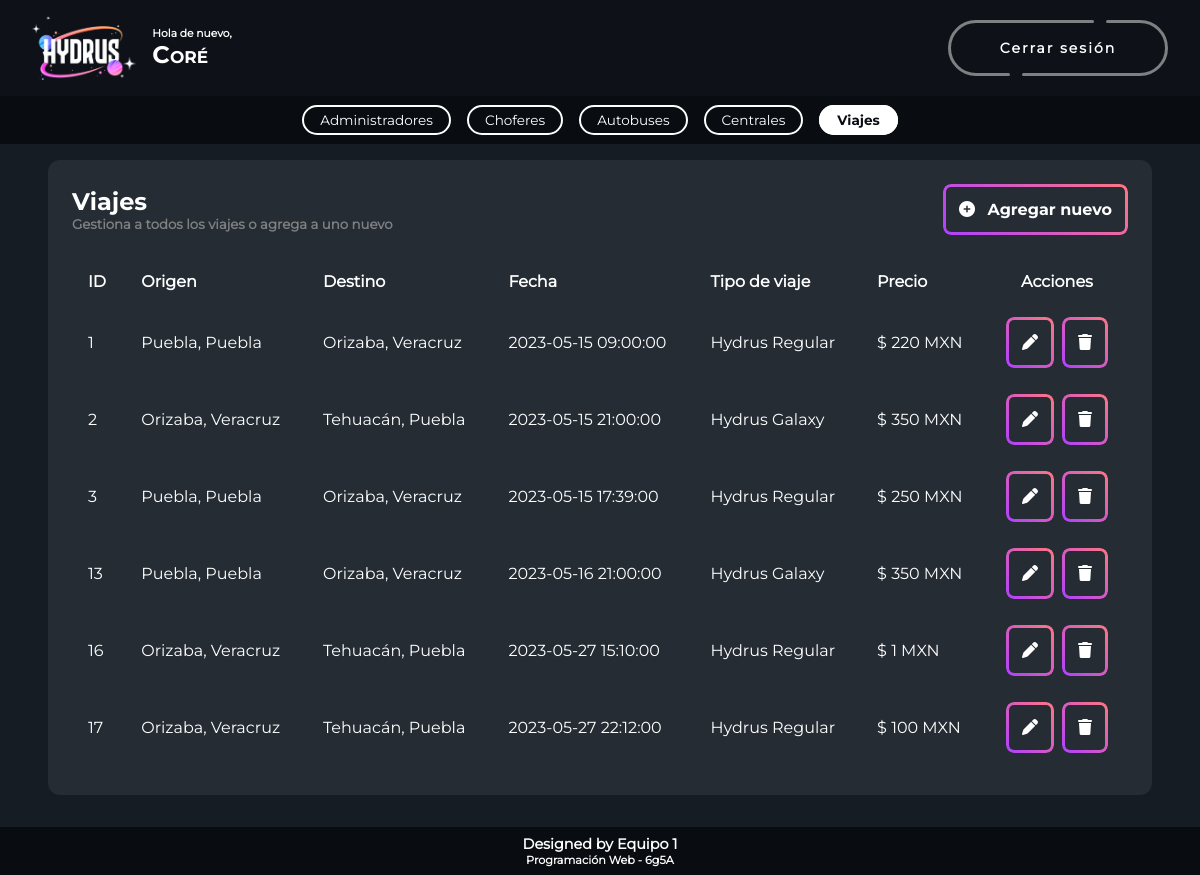
Screenshot of /menuViaje.php (signed in) with the database file from the repository.
### tables this page shows
CREATE TABLE `viaje` (
  `idviaje` int(11) NOT NULL,
  `origen` int(11) NOT NULL,
  `destino` int(11) NOT NULL,
  `idchofer` int(11) NOT NULL,
  `idautobus` int(11) NOT NULL,
  `salida` datetime NOT NULL,
  `llegada` datetime NOT NULL,
  `tipoviaje` varchar(1) NOT NULL,
  `precio` int(11) NOT NULL
);

CREATE TABLE `central` (
  `idcentral` int(11) NOT NULL,
  `estado` varchar(35) NOT NULL,
  `ciudad` varchar(35) NOT NULL,
  `calle` varchar(35) NOT NULL,
  `colonia` varchar(35) NOT NULL,
  `noedificio` varchar(6) NOT NULL,
  `cp` varchar(5) NOT NULL,
  `nombre` varchar(35) NOT NULL,
  `activo` varchar(1) NOT NULL
);

### db/User.php (called while the page is built, shortened)
<?php
include_once("Conexion.php");
include_once("Admin.php");
class User
{
    private $admin;
    public function getAdmin()
    {
        return $this->admin;
    }
}

### db/Persona.php (called while the page is built, shortened)
<?php
class Persona {
    protected $nombre = "";
    function getNombre() {
        return $this->nombre;
    }
}
?>

### db/Admin.php (called while the page is built, shortened)
<?php
include_once("Conexion.php");
include_once("Persona.php");
class Admin extends Persona
{
    private $super = "";
    function getSuper()
    {
        return $this->super;
    }
}

### db/Viaje.php (called while the page is built, shortened)
<?php
include_once("Conexion.php");
class Viaje
{
    private $id = "";
    private $salida = "";
    private $tipoViaje = "";
    private $precio = "";
    function getId()
    {
        return $this->id;
    }
    function getSalida()
    {
        return $this->salida;
    }
    function getTipoViaje()
    {
        return $this->tipoViaje;
    }
    function getPrecio()
    {
        return $this->precio;
    }
    function getAllViaje()
    {
        $conexion = new ConexionDB();
        $j = 0;
        $lista = false;
        $query = "SELECT *
                    FROM viaje
                    ORDER BY idviaje";
        $result = $conexion->ejecutarSelect($query);
        if ($result) {
            $lista = array();
            foreach ($result as $row) {
                $entidad = new Viaje();
                $entidad->id = $row[0];
                $entidad->origen = $row[1];
                $entidad->destino = $row[2];
                $entidad->idChofer = $row[3];
                $entidad->idAutobus = $row[4];
                $entidad->salida = $row[5];
                $entidad->llegada = $row[6];
                $entidad->tipoViaje = $row[7];
                $entidad->precio = $row[8];
                $lista[$j] = $entidad;
                $j = $j + 1;
            }
        } else {
            $lista = false;
        }
        return $lista;
    }
}

### db/Conexion.php (called while the page is built, shortened)
<?php
class ConexionDB
{
    private $conn = null;
    public function openConnection()
    {
        try {
            $this->conn = new PDO("mysql:host=localhost;dbname=hydrus", "root", "",  array(PDO::MYSQL_ATTR_INIT_COMMAND => "SET NAMES 'UTF8'"));
        } catch (Exception $e) {
            throw $e;
        }
    }
    public function closeConnection()
    {
        try {
            if ($this->conn != null) {
                $this->conn = null;
            }
        } catch (Exception $e) {
            throw $e;
        }
    }
    public function ejecutarSelect($query)
    {
        try {
            $rows = null;
            $result = null;
            $i = 0;
            $j = 0;
            try {
                $result = $this->conn->query($query);
            } catch (Exception $e) {
                throw $e;
            }
            if ($result) {
                foreach ($result as $row) {
                    foreach ($row as $llave => $column) {
                        if (is_string($llave)) {
                            $rows[$i][$j] = $column;
                            $j++;
                        }
                    }
                    $j = 0;
                    $i++;
                }
            }
            return $rows;
        } catch (Exception $e) {
            $this->closeConnection();
            throw $e;
        }
    }
}

### db/Central.php (called while the page is built, shortened)
<?php
include_once("Conexion.php");
class Central
{
    private $id = "";
    private $estado = "";
    private $ciudad = "";
    function getEstado()
    {
        return $this->estado;
    }
    function getCiudad()
    {
        return $this->ciudad;
    }
    function getCentralById($entidad_id)
    {
        $conexion = new ConexionDB();
        $cargado = false;
        if ($this->id == 0)
            throw new Exception("Central->loadCentral(): Faltan 'idcentral'");
        else {
            $sQuery = " SELECT *
                                FROM central
                                WHERE idcentral = $entidad_id;";
            $result = $conexion->ejecutarSelect($sQuery);
            if ($result) {
                $this->id = $result[0][0];
                $this->estado = $result[0][1];
                $this->ciudad = $result[0][2];
                $cargado = true;
            }
        }
        return $cargado;
    }
}

### menuViaje.php (the view, shortened to what this page needs)
<?php
include_once("db\Viaje.php");
include_once("db\Central.php");
include_once("header.php");
$pasa = true;
$entidades = null;
$entidad = new Viaje();
try {
    $entidades = $entidad->getAllViaje();
} catch (Exception $e) {
    error_log($e->getFile() . " " . $e->getLine() . " " . $e->getMessage(), 0);
    $pasa = false;
}
if ($pasa) {
?>
    <section>
        <article>
            <form action="controlViaje.php" method="post">
                <div class="menu_header">
                    <div>
                        <h1>Viajes</h1>
                        <h5>Gestiona a todos los viajes o agrega a uno nuevo</h5>
                    </div>
                    <div>
                        <button class="btn_action" onClick="clave.value='-1';operacion.value='a'">
                            <i class="fa-solid fa-circle-plus" style="margin-right: 0.5rem;"></i>
                            Agregar nuevo
                        </button>
                    </div>
                </div>
                <br>
                <?php
                if ($entidades != null) {
                ?>
                    <table class="table_content">
                        <thead>
                            <tr>
                                <th>ID</th>
                                <th>Origen</th>
                                <th>Destino</th>
                                <th>Fecha</th>
                                <th>Tipo de viaje</th>
                                <th>Precio</th>
                                <th>Acciones</th>
                            </tr>
                        </thead>
                        <tbody>
                            <?php
                            foreach ($entidades as $entidad) {
                            ?>
                                <tr style="overflow:hidden;">
                                    <td class="llave" style="border-top-left-radius: 8px; border-bottom-left-radius: 8px;"><?php echo $entidad->getId(); ?></td>
                                    <td>
                                        <?php
                                        $origen = new Central();
                                        $origen->getCentralById($entidad->getOrigen());
                                        echo $origen->getCiudad() . ", " . $origen->getEstado();
                                        ?>
                                    </td>
                                    <td>
                                        <?php
                                        $destino = new Central();
                                        $destino->getCentralById($entidad->getDestino());
                                        echo $destino->getCiudad() . ", " . $destino->getEstado();
                                        ?>
                                    </td>
                                    <td><?php echo $entidad->getSalida(); ?></td>
                                    <td><?php echo ($entidad->getTipoViaje() == "1" ? "Hydrus Regular" : ($entidad->getTipoViaje() == "2" ? "Hydrus Galaxy" : "?")); ?></td>
                                    <td><?php echo "$ " . $entidad->getPrecio() . " MXN"; ?></td>
                                    <td style="border-radius: 0 8px 8px 0%;">
                                        <table style="border-collapse: collapse; border-spacing: 0;  margin: 0 auto;">
                                            <tr style="text-align: center;">
                                                <td style="padding: 0 4px;">
                                                    <button class="btn_action" type="submit" name="btnEditar" onClick="clave.value=<?php echo $entidad->getId(); ?>; operacion.value='m'">
                                                        <i class="fa-solid fa-pen"></i>
                                                    </button>
                                                </td>
                                                <td style="padding: 0 4px;">
                                                    <button class="btn_action" type="submit" name="btnBorrar" onClick="clave.value=<?php echo $entidad->getId(); ?>; operacion.value='b'">
                                                        <i class="fa-solid fa-trash"></i>
                                                    </button>
                                                </td>
                                            </tr>
                                        </table>
                                    </td>
                                </tr>
                            <?php
                            }
                            ?>
                        </tbody>
                    </table>
                <?php
                } else {
                ?>
                    <h4>Aún no hay viajes</h4>
                <?php
                }
                ?>
            </form>
        </article>
    </section>
<?php
} else {
    header("Location: error.php?error=Error en la base de datos");
}
include_once('footer.php');
?>

### header.php (shortened to what this page needs)
<?php
include_once("db\User.php");
$user = new User();
$tipo = "";
$nombre = "";
$pasa = true;
if (isset($_SESSION["usuario"])) {
    $user = $_SESSION["usuario"];
    $tipo = $_SESSION["tipo"];
    if ($tipo == "admin") {
        $nombre = $user->getAdmin()->getNombre();
    } else if ($tipo == "cliente") {
        $nombre = $user->getCliente()->getNombre();
    }
} else {
    $pasa = false;
}
?>
<!DOCTYPE html>
<html lang="en">
<head>
    <link rel="stylesheet" href="css/styles.css">
    <link rel="stylesheet" href="cute-alert-master/style.css">
    <link rel="stylesheet" href="https://cdnjs.cloudflare.com/ajax/libs/font-awesome/6.3.0/css/all.min.css">
</head>
<body>
    <?php
    if ($pasa) {
    ?>
        <hgroup class="header_container" style="z-index: 999;">
            <header class="header">
                <div class="header_part">
                    <img src="img/logoA.png" alt="logo" class="logo_mini">
                    <div class="nombre">
                        <h6>Hola de nuevo,</h6>
                        <h2> <?php echo $nombre; ?> </h2>
                    </div>
                </div>
                <div class="header_part">
                    <button class="button" onclick="return confirmDialog()">
                        <div class="button__line"></div>
                        <div class="button__line"></div>
                        <span class="button__text">Cerrar sesión</span>
                        <div class="button__drow1"></div>
                        <div class="button__drow2"></div>
                    </button>
                </div>
            </header>
            <aside style="z-index: 999;">
                <nav class="nav-bar">
                    <?php
                    if ($tipo == "admin") {
                    ?>
                        <ul>
                            <?php
                            if ($user->getAdmin()->getSuper() == "1") {
                            ?>
                                <li><a href="menuAdmin.php" class="menu_item" id="menu_admin">Administradores</a></li>
                            <?php
                            }
                            ?>
                            <li><a href="menuChofer.php" class="menu_item" id="menu_chofer">Choferes</a></li>
                            <li><a href="menuAutobus.php" class="menu_item" id="menu_autobus">Autobuses</a></li>
                            <li><a href="menuCentral.php" class="menu_item" id="menu_central">Centrales</a></li>
                            <li><a href="menuViaje.php" class="menu_item" id="menu_viaje">Viajes</a></li>
                        </ul>
                    <?php
                    } else if ($tipo == "cliente") {
                    ?>
                        <ul>
                            <li><a href="compraParte1.php" class="menu_item" id="menu_compra">Comprar boletos</a></li>
                        </ul>
                    <?php
                    }
                    ?>
                </nav>
            </aside>
        </hgroup>
    <?php
    }
    ?>
</body>
</html>

### footer.php
<footer style="background-color: #090C10; width: 100%; padding: 0.5rem 0">
    <center>
        <h6 style="font-size: 0.9rem;">Designed by Equipo 1</h6>
        <h6 style="font-size: 0.7rem;">Programación Web - 6g5A</h6>
    </center>
</footer>

### rows the page displays
viaje: idviaje "1", origen.ciudad "Puebla", origen.estado "Puebla", destino.ciudad "Orizaba", destino.estado "Veracruz", salida "2023-05-15 09:00:00", tipoviaje "Hydrus Regular", precio "220"
viaje: idviaje "2", origen.ciudad "Orizaba", origen.estado "Veracruz", destino.ciudad "Tehuacán", destino.estado "Puebla", salida "2023-05-15 21:00:00", tipoviaje "Hydrus Galaxy", precio "350"
viaje: idviaje "3", origen.ciudad "Puebla", origen.estado "Puebla", destino.ciudad "Orizaba", destino.estado "Veracruz", salida "2023-05-15 17:39:00", tipoviaje "Hydrus Regular", precio "250"
viaje: idviaje "13", origen.ciudad "Puebla", origen.estado "Puebla", destino.ciudad "Orizaba", destino.estado "Veracruz", salida "2023-05-16 21:00:00", tipoviaje "Hydrus Galaxy", precio "350"
viaje: idviaje "16", origen.ciudad "Orizaba", origen.estado "Veracruz", destino.ciudad "Tehuacán", destino.estado "Puebla", salida "2023-05-27 15:10:00", tipoviaje "Hydrus Regular", precio "1"
viaje: idviaje "17", origen.ciudad "Orizaba", origen.estado "Veracruz", destino.ciudad "Tehuacán", destino.estado "Puebla", salida "2023-05-27 22:12:00", tipoviaje "Hydrus Regular", precio "100"

### other values shown
$nombre "Coré"
